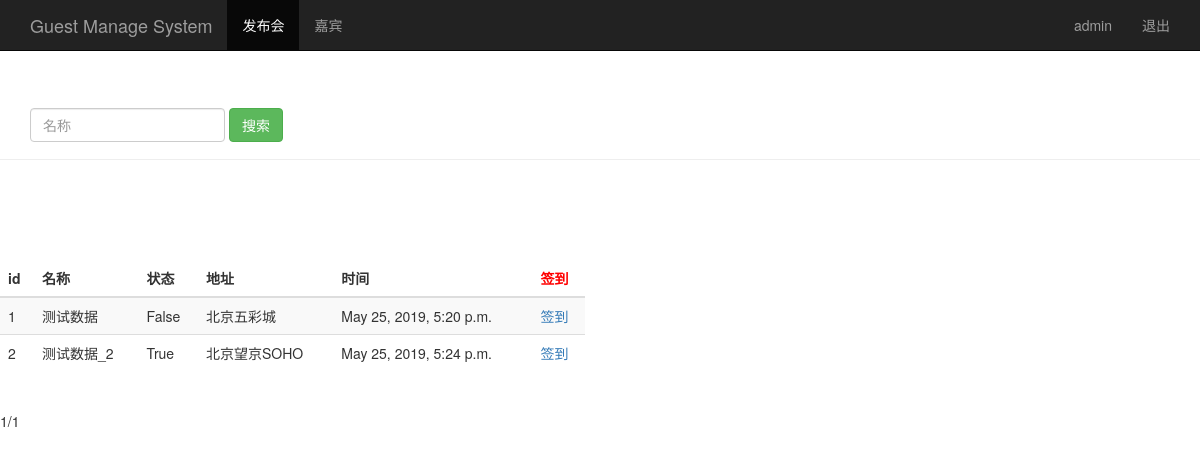
The page /event_manage/ (signed in) on the database its author committed.
### sign/models.py (models this page shows, shortened)
class Event(models.Model):
    name = models.CharField(max_length=100)
    limit = models.IntegerField()
    status = models.BooleanField()
    address = models.CharField(max_length=200)
    start_time = models.DateTimeField("events time")
    create_time = models.DateTimeField(auto_now=True)    # 创建时间（自动获取当前时间）

### sign/views.py (the view)
# urls.py: path("event_manage/", views.event_manage),  # 登录成功，发布会页面
@login_required
def event_manage(request):
    event_list = Event.objects.all()
    username = request.session.get("user", "")  # 读取浏览器的session
    paginator = Paginator(event_list, 2)
    page = request.GET.get("page")
    try:
        contacts = paginator.page(page)
    except PageNotAnInteger:
        contacts = paginator.page(1)
    except EmptyPage:
        contacts = paginator.page(paginator.num_pages)
    return render(request, "event_manage.html", {"user": username,
                                                 "events": contacts})

### sign/templates/event_manage.html (shortened to what this page needs)
<!DOCTYPE html>
<html lang="en">
<head>
    {% load bootstrap3 %}
    {% bootstrap_css %}
</head>
<body role="document">
    <nav class="navbar navbar-inverse navbar-fixed-top">
        <div class="container">
            <div class="navbar-header">
                <a class="navbar-brand" href="/event_manage/">Guest Manage System</a>
            </div>
            <div id="navbar" class="collapse navbar-collapse">
                <ul class="nav navbar-nav">
                    <li class="active"><a href="#">发布会</a> </li>
                    <li><a href="/guest_manage/">嘉宾</a> </li>
                </ul>
                <ul class="nav navbar-nav navbar-right">
                    <li><a href="#">{{ user }}</a> </li>
                    <li><a href="/logout/">退出</a> </li>
                </ul>
            </div>
        </div>
    </nav>
    <div class="page-header" style="padding-top: 60px;">
        <div id="navbar" class="navbar-collapse collapse">
            <form class="navbar-form" method="get" action="/search_name/">
                <div class="form-group">
                    <input name="search_name" type="text" placeholder="名称" class="form-control">
                </div>
                <button type="submit" class="btn btn-success">搜索</button>
            </form>
        </div>
    </div>
    <div class="row " style="padding-top: 80px">
        <div class="col-md-6">
            <table class="table table-striped">
                <thead >
                    <tr>
                        <th>id</th><th>名称</th><th>状态</th><th>地址</th><th>时间</th><th style="color: red">签到</th>
                    </tr>
                </thead>
                <tbody>
                    {% for event in events %}
                        <tr>
                            <td>{{ event.id }}</td>
                            <td>{{ event.name }}</td>
                            <td>{{ event.status }}</td>
                            <td>{{ event.address }}</td>
                            <td>{{ event.start_time }}</td>
                            <td>
                                <a href="/sign_index/{{ event.id }}/" target="{{ event.id }}_blank">
                                    签到
                                </a>
                            </td>
                        </tr>
                    {% endfor %}
                </tbody>
            </table>
        </div>
    </div>
    <div class="pagination">
        <span class="step-links">
                <span class="current">
                     {{ events.number }}/{{ events.paginator.num_pages }}
                </span>
        </span>
    </div>
</body>
</html>

### rows shown on the page
Event: id "1", name "测试数据", status "False", address "北京五彩城", start_time "May 25, 2019, 5:20 p.m."
Event: id "2", name "测试数据_2", status "True", address "北京望京SOHO", start_time "May 25, 2019, 5:24 p.m."

### other values the page prints
{{ user }} "admin"
{{ events.number }} "1"
{{ events.paginator.num_pages }} "1"
